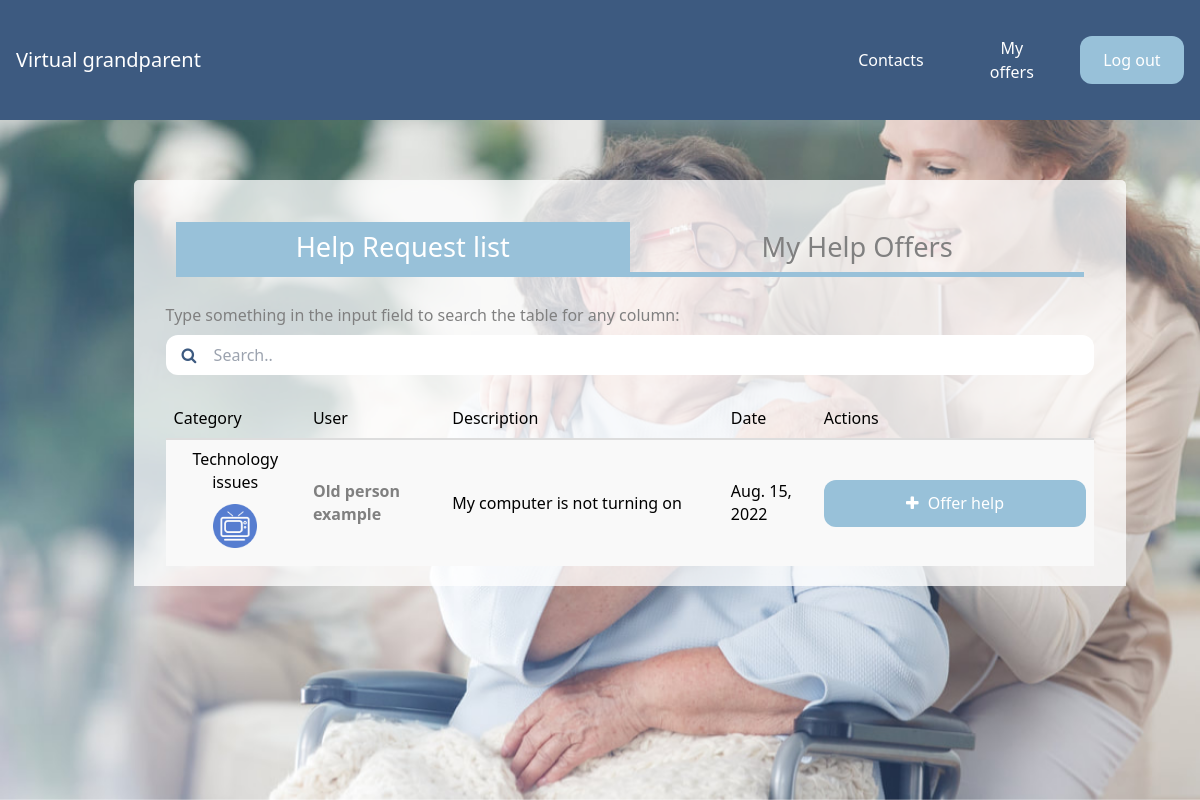
/help-requests/all/ (signed in), run on an earlier commit of the app's database.
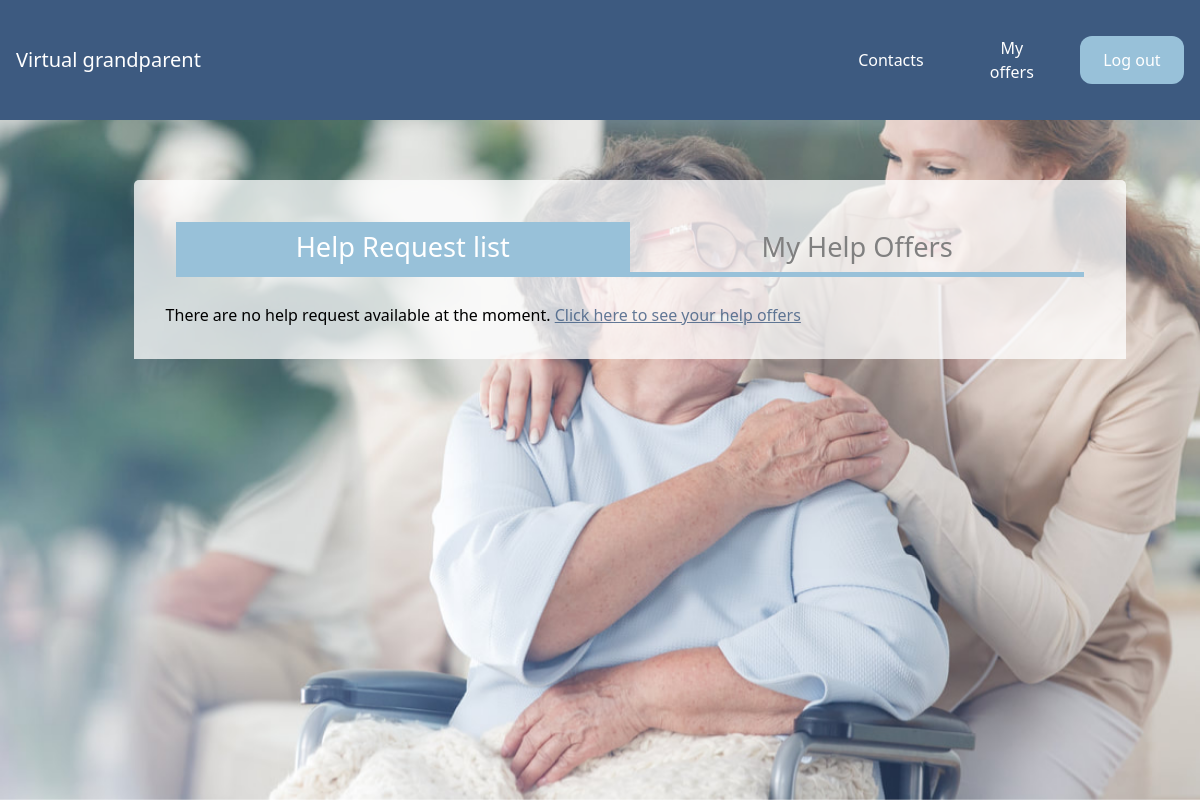
And on a later commit of the database.
### core/models.py (models this page shows)
class Help(models.Model):
    id = models.AutoField(primary_key=True)
    description = models.TextField(max_length=1000)
    category = models.CharField(choices=HELP_CATEGORIES, max_length=2, default='OT')
    helper = models.ForeignKey(Helper, on_delete=models.CASCADE, null=True)
    oldPerson = models.ForeignKey(OldPerson, on_delete=models.CASCADE)
    date = models.DateField(default=datetime.date.today, blank=True)

### authentication/models.py (models this page shows)
class User(AbstractUser):
    name = models.CharField(max_length=200)
    surname = models.CharField(max_length=200)
    email = models.EmailField(max_length=200, unique=True)
    username = models.CharField(max_length=200)
    phoneNumber = models.CharField(max_length=200)
    isHelper = models.BooleanField(default=True)
    dateOfBirth = models.DateField(null=true)
    USERNAME_FIELD = 'email'
    REQUIRED_FIELDS = ['username']
    objects = Manager()
    class Meta:
        unique_together = ('email',)

### core/views.py (the view)
# urls.py: path('help-requests/all/', views.allHelpRequests, name='allHelpRequests'),
@login_required
def allHelpRequests(request):
    current_user = get_current_user(request)
    helper = get_helper_by_id(current_user.id)
    help_requests = Help.objects.filter(~Q(id__in=HelpCandidates.objects.all().values('help')))
    for h in help_requests:
        user = User.objects.get(email = h.oldPerson.user.email)
        h.oldPersonName = user.name
    isVerified = helper.isVerified
    return render(request, 'core/helpRequestList.html', {'help_requests': help_requests, 'isVerified': isVerified})

### core/views.py (called while the page is built)
def get_current_user(request):
    return User.objects.filter(email = request.user)[0]

def get_helper_by_id(id):
    return Helper.objects.get(user_id = id)

### templates/core/helpRequestList.html (shortened to what this page needs)
{% extends 'core/base.html' %}
{% load static %}
{% block static %}
<link rel="stylesheet" href="https://cdnjs.cloudflare.com/ajax/libs/font-awesome/4.7.0/css/font-awesome.min.css">
<link rel="stylesheet" href="{% static 'css/cards.css' %}">
<link rel="stylesheet" href="{% static 'css/flexbox.css' %}">
<link rel="stylesheet" href="{% static 'css/table.css' %}">
{% endblock %}
{% block content %}
<div class="py-10 grid-container inline-container">
    <div class="card single-card help_container px-8" style="width:100%">
        <div class="flexbox_container">
            <div class="column column-title selected">
                <a href="{% url 'core:allHelpRequests' %}">Help Request list</a>
            </div>
            <div class="column column-title">
                <a href="{% url 'core:myOffers' %}">My Help Offers</a>
            </div>
        </div>
        {% if not help_requests %}
            <p class="mb-8">There are no help request available at the moment.
                <a href="{% url 'core:myOffers' %}" class="link-text">Click here to see your help offers</a>
            </p>
        {% else %}
            <p style="color: gray;">Type something in the input field to search the table for any column:</p>
            <input class="w-full mt-2 px-4 py-2 rounded-xl background-whiten pl-12" id="searchInput" type="text" placeholder="Search..">
            <span class="fa fa-search input-span"></span>
            <br>
            <br>
            <table class="table table-striped" style="width:100%">
                <thead>
                <tr>
                    <th scope="col" width="15%">Category</th>
                    <th scope="col" width="15%">User</th>
                    <th scope="col" width="30%">Description</th>
                    <th scope="col" width="10%">Date</th>
                    <th scope="col" width="30%">Actions</th>
                </tr>
                </thead>
                <tbody id="requestTable">
                    {% for help in help_requests %}
                    <tr>
                        <td class="vertically-centered"style="text-align: center;">
                            <p>{{ help.get_category_display }}</p>
                            {% with 'images/helpCategories/'|add:help.category|add:'.png' as image_static %}
                                <img class="table_icon" src="{% static image_static %}" style="max-width:4rem"alt="{{help.get_category_display}} icon">
                            {% endwith %}
                        </td>
                        <td class="flex_title vertically-centered">{{help.oldPersonName}}</td>
                        <td class="vertically-centered">{{help.description}}</td>
                        <td class="vertically-centered">{{help.date}}</td>
                        <td class="vertically-centered">
                            <a id="btnOfferHelp" href="{% url 'core:createHelpOffer' help.id %}"  class="px-5 py-3 block rounded-xl base-button">
                                <i class="fa fa-plus fa-space" aria-hidden="true"></i>
                                Offer help
                            </a>
                        </td>
                    </tr>
                    {% endfor %}
                </tbody>
            </table>
        {% endif %}
    </div>
</div>
{% endblock %}

What changed in the data, as far as the page shows it:
no longer on this page (row edited): Help: category "Technology issues", oldPersonName "Old person example", description "My computer is not turning on", date "Aug. 15, 2022"
Also different on the page:
text no longer shown: "Type something in the input field to search the table for any column: Category User Description Date Actions"
text now shown: "There are no help request available at the moment. Click here to see your help offers"
